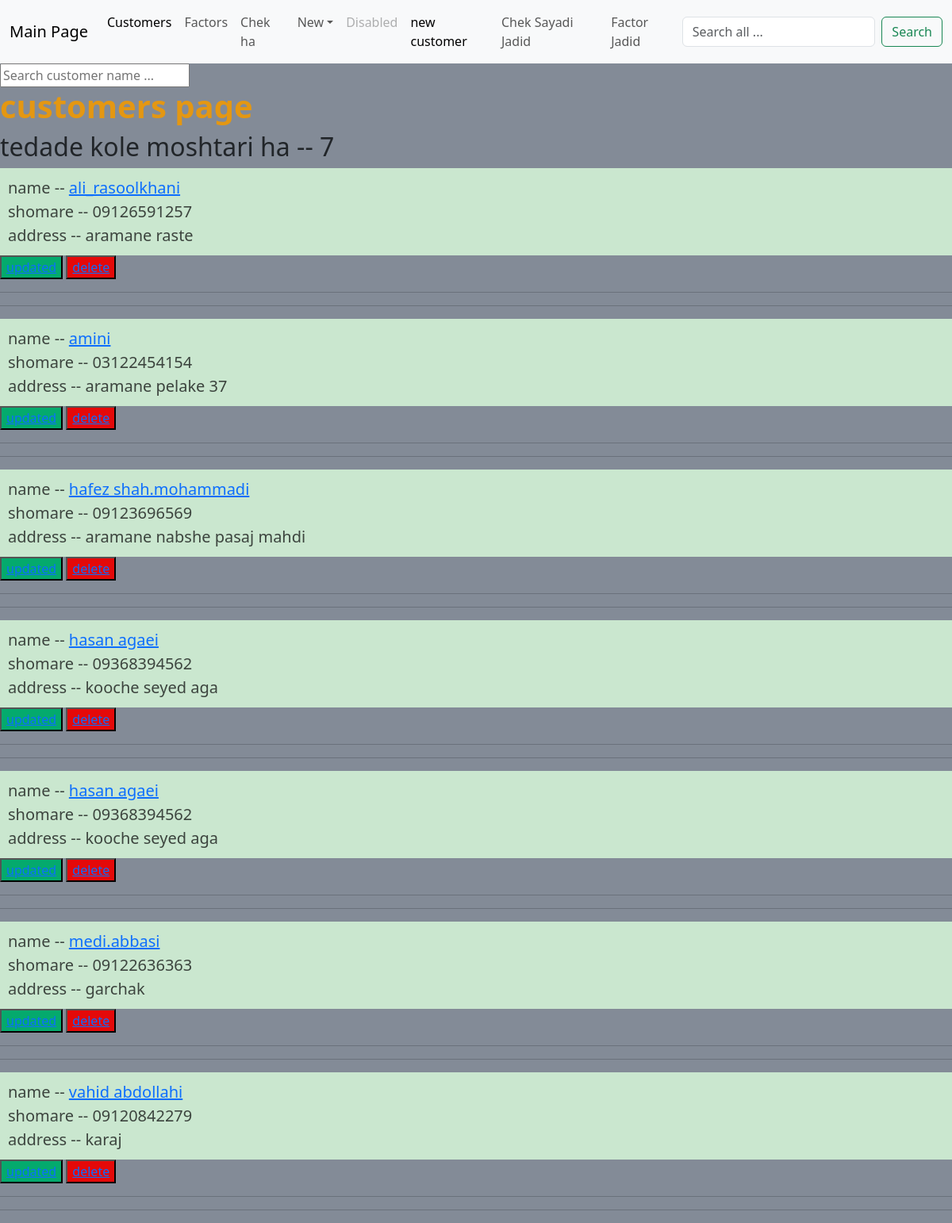
The page /customer/home/ on the database its author committed.
### customer0/models.py (models this page shows, shortened)
class Moshtary(models.Model):
    name = models.CharField(max_length=50)
    kode_meli = models.CharField(max_length=16, blank =True, null = True)
    shomare = models.CharField(max_length=16)
    address = models.TextField()
    sagfe_etebar = models.CharField(max_length=16)
    class Meta:
        ordering = ['name', ]
        verbose_name_plural = "Moshtari_ha"

### customer0/views.py (the view)
# urls.py: path('home/', views.kole_customer_ha, name='home'),
def kole_customer_ha(request):
    customers = Moshtary.objects.all()
    customer_count = len(customers)
    content = ({'customers': customers, 'customer_count':customer_count})
    return render(request, 'customer0/home.html', content)

### customer0/templates/customer0/home.html (shortened to what this page needs)
{% extends 'main.html' %}
{% block content %}
<h1 id = "page">
    customers page
</h1>
<h2> tedade kole moshtari ha -- {{customer_count}}</h2>
{% for customer in customers %}
<div class="customer">
    name -- <a href = "{% url 'customer:profile' customer.id %}"> {{customer.name}} </a><br>
    shomare -- {{customer.shomare}}<br>
    address -- {{customer.address}}<br>
</div>
<div>
<button class="button1">
    <a href = "{% url 'customer:update' customer.id %}"> updated  </a><br>
</button>
<button class="button2">
    <a href = "{% url 'customer:delete' customer.id %}"> delete  </a>
</button><hr>
</div><hr>
{% endfor %}
{% endblock content %}

### customer0/templates/customer0/home.html (style rules this page uses)
.button1 { background-color: #04AA6D; }
.button2 { background-color: #e40909; }
.customer { background-color:hsl(130, 38%, 85%); flex: 1; font-size: 20px; color: rgb(60, 68, 62); padding: 10px; }
#page { color:rgb(228, 151, 18);font-weight:bold }

### rows shown on the page
Moshtary: name "ali_rasoolkhani", shomare "09126591257", address "aramane raste"
Moshtary: name "amini", shomare "03122454154", address "aramane pelake 37"
Moshtary: name "hafez shah.mohammadi", shomare "09123696569", address "aramane nabshe pasaj mahdi"
Moshtary: name "hasan agaei", shomare "09368394562", address "kooche seyed aga"
Moshtary: name "hasan agaei", shomare "09368394562", address "kooche seyed aga"
Moshtary: name "medi.abbasi", shomare "09122636363", address "garchak"
Moshtary: name "vahid abdollahi", shomare "09120842279", address "karaj"

### other values the page prints
{{ customer_count }} "7"
